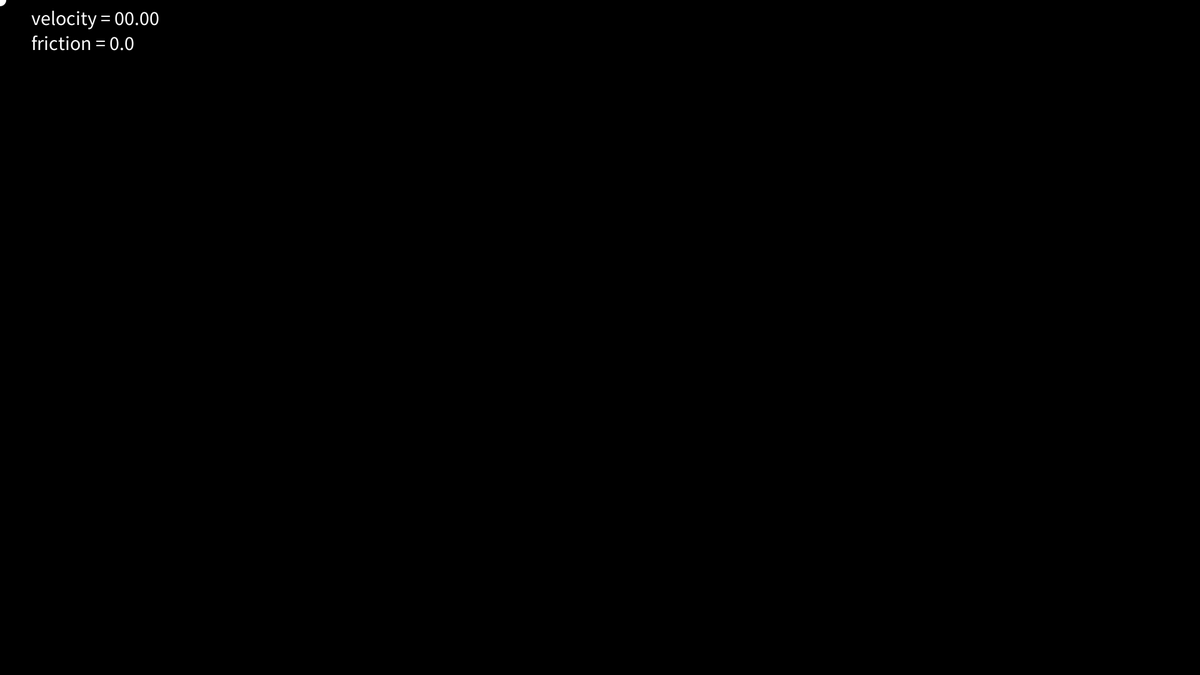
Frame 1 (no input)
Frame 60 (the mouse pressed at the canvas centre just before this capture): identical to frame 1, image omitted
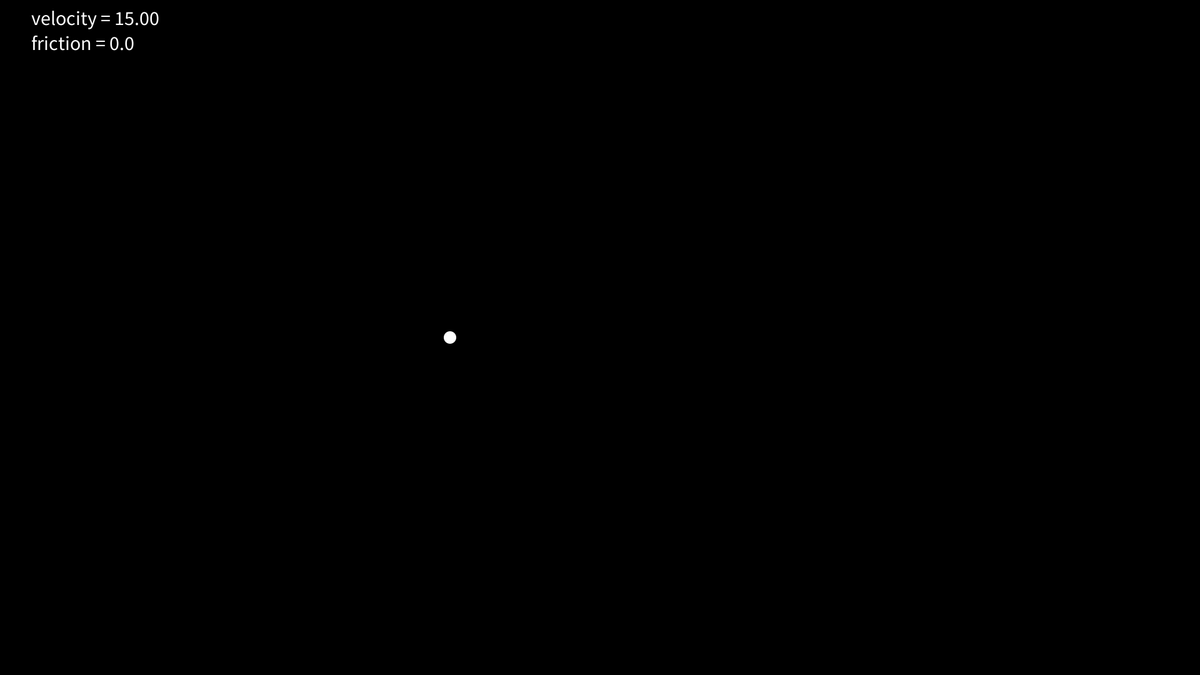
Frame 120 (the mouse held since frame 60 and released just before this capture)

The Processing sketch that drew these frames (run headless with seeded random() and noise(); from frame 60 on, the mouse is pressed at the canvas centre):

// Processing sketch: sketch_12_002
// ── sketch_12_002.pde
PVector force;         // 力
PVector acceleration;  // 加速度
PVector location;      // 位置
PVector velocity;      // 速度
float mass;            // 質量
float friction;        // 摩擦力

void setup() {
  size(1920, 1080);
  frameRate(60);
  noStroke();
  // 位置，速度を初期化する
  location = new PVector(0.0, 0.0);
  velocity = new PVector(0.0, 0.0);
  acceleration = new PVector(0.0, 0.0);
  force = new PVector(12.0, 9.0);         // (12.0, 8.0)の力を加える
  mass = 1.0;                             // 質量は1.0に設定する
  friction = 0.0;                         // 摩擦力の初期値として0.0を設定する
  textSize(32);
}

void draw() {
  background(0);
  fill(255);
  velocity.add(acceleration);
  velocity.mult(1.0 - friction);
  location.add(velocity);
  acceleration.set(0, 0);
  ellipse(location.x, location.y, 20, 20);
  text("velocity = " + nf(velocity.mag(), 2, 2), 50, 40);
  text("friction = " + friction, 50, 80);
}

void mousePressed() {
  acceleration = force.div(mass);
}

void keyPressed() {
  if ( key == 'f' || key == 'F') {
    friction = 0.02;
  }
}
